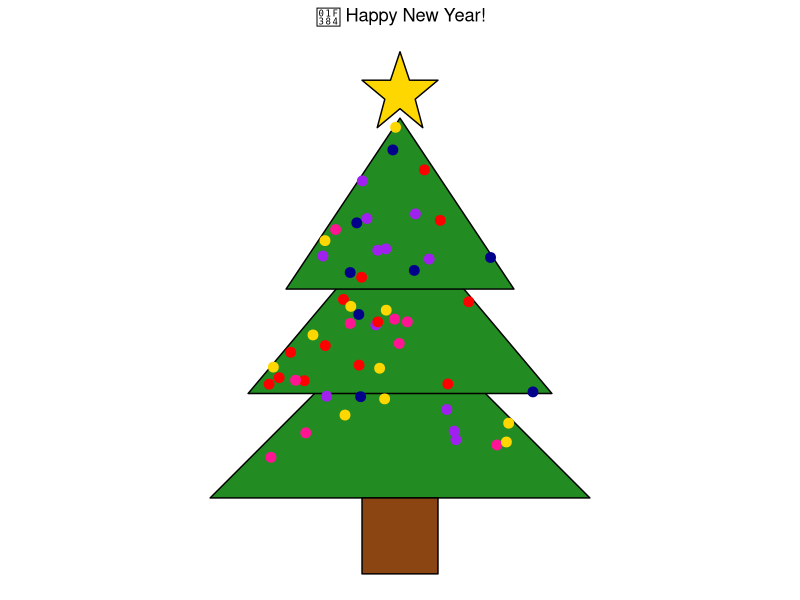

This figure's R source:
## ---- chunk 1
library(ggplot2)

# Tree branches
tree_data <- data.frame(
  x = c(0, -1, 1, 0, -0.8, 0.8, 0, -0.6, 0.6), 
  y = c(0, -1, -1, 0.5, -0.45, -0.45, 1, 0.1, 0.1),
  group = rep(1:3, each = 3)
)

# Tree trunk
trunk_data <- data.frame(
  x = c(-0.2, 0.2, 0.2, -0.2),
  y = c(-1, -1, -1.4, -1.4)
)

# Star at the top
star_data <- data.frame(
  x = c(0, 0.05, 0.2, 0.08, 0.12, 0, -0.12, -0.08, -0.2, -0.05),
  y = c(1.35, 1.20, 1.20, 1.1, 0.95, 1.05, 0.95, 1.1, 1.2, 1.2)
)

# Decorations 
decorations_data <- data.frame(
  x = runif(100, -0.8, 0.8),  # Random x positions within the tree
  y = runif(100, -0.8, 1),    # Random y positions within the tree
  colors = sample(c("red", "darkblue", "purple", "gold", "deeppink"), 100, replace = TRUE)
)

# Check if a point is inside a triangle
point_in_triangle <- function(px, py, x1, y1, x2, y2, x3, y3) {
  denominator <- ((y2 - y3)*(x1 - x3) + (x3 - x2)*(y1 - y3))
  a <- ((y2 - y3)*(px - x3) + (x3 - x2)*(py - y3)) / denominator
  b <- ((y3 - y1)*(px - x3) + (x1 - x3)*(py - y3)) / denominator
  c <- 1 - a - b
  return(a >= 0 & b >= 0 & c >= 0)
}

# Filter decorations to fit in tree triangles
valid_points <- apply(decorations_data, 1, function(point) {
  x <- as.numeric(point['x'])
  y <- as.numeric(point['y'])
  inside_triangle1 <- point_in_triangle(x, y, 0, 0, -1, -1, 1, -1)
  inside_triangle2 <- point_in_triangle(x, y, 0, 0.5, -0.8, -0.45, 0.8, -0.45)
  inside_triangle3 <- point_in_triangle(x, y, 0, 1, -0.6, 0.1, 0.6, 0.1)
  return(inside_triangle1 | inside_triangle2 | inside_triangle3)
})

decorations_data <- decorations_data[valid_points, ]

# Plot the tree
ggplot() +
  geom_polygon(data = tree_data, aes(x, y, group = group), fill = "forestgreen", color = "black") +
  geom_polygon(data = trunk_data, aes(x, y), fill = "saddlebrown", color = "black") +
  geom_polygon(data = star_data, aes(x, y), fill = "gold", color = "black") +
  geom_point(data = decorations_data, aes(x, y, color = colors), size = 3) +
  scale_color_identity() +
  coord_fixed() +
  ggtitle("🎄 Happy New Year!") +
  theme_void() +
  theme(plot.title = element_text(hjust = 0.5)) +
  theme(legend.position="none") 
